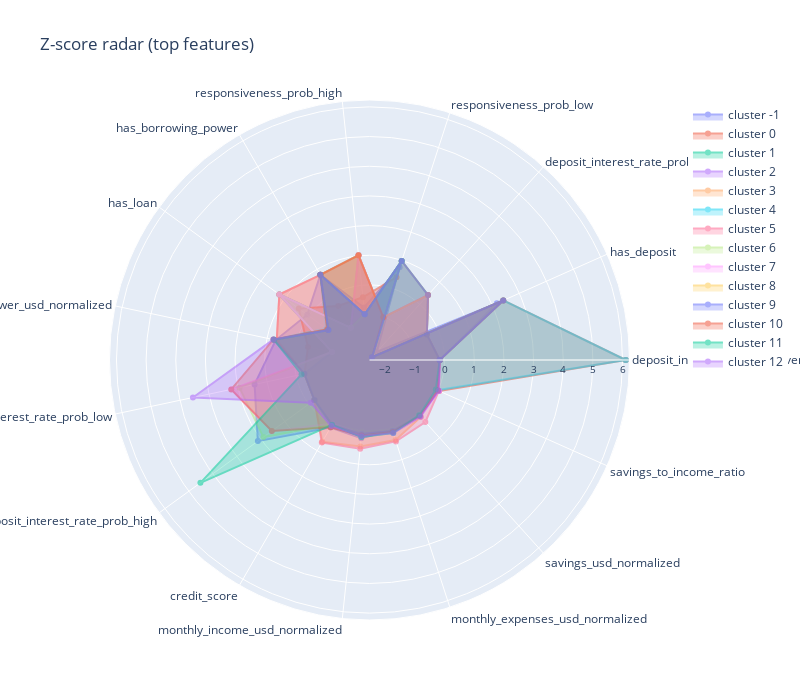

The notebook cell saved with this chart:
### Code cell
# ---------- usage example ----------
profiler = ClusterProfiler(proc_new_df_5k, best_labels, cluster_col="cluster", exclude={"customer_id"})
#profiler.mean_profiles()
# profiler.mean_profiles(zscore=True)
# profiler.top_feature_deviations(k=5)
# anova = profiler.anova_scores()
# # profiler.boxplots(features=["credit_score", "financial_health_score"])
# # profiler.kde_overlays(features=["financial_runway_yj", "savings_momentum_yj"])
# profiler.categorical_bars()
profiler.radar(top_n=15)

### Figure 1 — Plotly figure (JSON) as saved in the notebook; plotly's stock layout.template omitted (floating-point values rounded to 4 significant figures)
{"data": [{"fill": "toself", "name": "cluster -1", "opacity": 0.55, "r": [-0.1637, 2.17, -2.17, 0.7524, -0.7524, 0.7825, 0.06216, 0.6999, 1.43, 2.121, 0.09475, 0.1174, -0.04092, -0.02838, -0.09223, -0.1637], "theta": ["deposit_interest_rate_prob_very_high", "has_deposit", "deposit_interest_rate_prob_very_low", "responsiveness_prob_low", "responsiveness_prob_high", "has_borrowing_power", "has_loan", "borrowing_power_usd_normalized", "deposit_interest_rate_prob_low", "deposit_interest_rate_prob_high", "credit_score", "monthly_income_usd_normalized", "monthly_expenses_usd_normalized", "savings_usd_normalized", "savings_to_income_ratio", "deposit_interest_rate_prob_very_high"], "type": "scatterpolar"}, {"fill": "toself", "name": "cluster 0", "opacity": 0.55, "r": [6.108, 2.406, -2.406, 0.405, -0.405, -0.4258, 0.4181, -0.413, -0.2889, -0.2361, 0.05354, -0.07376, -0.05107, -0.02525, 0.03928, 6.108], "theta": ["deposit_interest_rate_prob_very_high", "has_deposit", "deposit_interest_rate_prob_very_low", "responsiveness_prob_low", "responsiveness_prob_high", "has_borrowing_power", "has_loan", "borrowing_power_usd_normalized", "deposit_interest_rate_prob_low", "deposit_interest_rate_prob_high", "credit_score", "monthly_income_usd_normalized", "monthly_expenses_usd_normalized", "savings_usd_normalized", "savings_to_income_ratio", "deposit_interest_rate_prob_very_high"], "type": "scatterpolar"}, {"fill": "toself", "name": "cluster 1", "opacity": 0.55, "r": [-0.1637, -0.4157, 0.4157, 0.9792, -0.9792, -1.278, 1.224, -1.239, -0.2889, -0.2361, -0.02862, -0.02045, -0.01203, -0.01179, 0.001392, -0.1637], "theta": ["deposit_interest_rate_prob_very_high", "has_deposit", "deposit_interest_rate_prob_very_low", "responsiveness_prob_low", "responsiveness_prob_high", "has_borrowing_power", "has_loan", "borrowing_power_usd_normalized", "deposit_interest_rate_prob_low", "deposit_interest_rate_prob_high", "credit_score", "monthly_income_usd_normalized", "monthly_expenses_usd_normalized", "savings_usd_normalized", "savings_to_income_ratio", "deposit_interest_rate_prob_very_high"], "type": "scatterpolar"}, {"fill": "toself", "name": "cluster 2", "opacity": 0.55, "r": [-0.1637, -0.4157, 0.4157, -1.02, 1.02, -1.278, 1.224, -1.239, -0.2889, -0.2361, -0.02873, -0.009506, -0.004744, 0.0125, 0.01607, -0.1637], "theta": ["deposit_interest_rate_prob_very_high", "has_deposit", "deposit_interest_rate_prob_very_low", "responsiveness_prob_low", "responsiveness_prob_high", "has_borrowing_power", "has_loan", "borrowing_power_usd_normalized", "deposit_interest_rate_prob_low", "deposit_interest_rate_prob_high", "credit_score", "monthly_income_usd_normalized", "monthly_expenses_usd_normalized", "savings_usd_normalized", "savings_to_income_ratio", "deposit_interest_rate_prob_very_high"], "type": "scatterpolar"}, {"fill": "toself", "name": "cluster 3", "opacity": 0.55, "r": [-0.1637, -0.4157, 0.4157, 0.9808, -0.9808, 0.7825, 1.224, 0.6652, -0.2889, -0.2361, 0.6509, 0.4033, 0.3035, 0.05435, -0.1368, -0.1637], "theta": ["deposit_interest_rate_prob_very_high", "has_deposit", "deposit_interest_rate_prob_very_low", "responsiveness_prob_low", "responsiveness_prob_high", "has_borrowing_power", "has_loan", "borrowing_power_usd_normalized", "deposit_interest_rate_prob_low", "deposit_interest_rate_prob_high", "credit_score", "monthly_income_usd_normalized", "monthly_expenses_usd_normalized", "savings_usd_normalized", "savings_to_income_ratio", "deposit_interest_rate_prob_very_high"], "type": "scatterpolar"}, {"fill": "toself", "name": "cluster 4", "opacity": 0.55, "r": [6.108, 2.406, -2.406, -1.022, 1.022, 0.7825, -0.7291, 0.7756, -0.2889, -0.2361, 0.07193, 0.04704, 0.02061, -0.001827, -0.0325, 6.108], "theta": ["deposit_interest_rate_prob_very_high", "has_deposit", "deposit_interest_rate_prob_very_low", "responsiveness_prob_low", "responsiveness_prob_high", "has_borrowing_power", "has_loan", "borrowing_power_usd_normalized", "deposit_interest_rate_prob_low", "deposit_interest_rate_prob_high", "credit_score", "monthly_income_usd_normalized", "monthly_expenses_usd_normalized", "savings_usd_normalized", "savings_to_income_ratio", "deposit_interest_rate_prob_very_high"], "type": "scatterpolar"}, {"fill": "toself", "name": "cluster 5", "opacity": 0.55, "r": [-0.1637, -0.4157, 0.4157, -1.022, 1.022, 0.7825, 1.224, 0.6662, -0.2889, -0.2361, 0.6834, 0.4783, 0.3546, 0.2812, 0.02959, -0.1637], "theta": ["deposit_interest_rate_prob_very_high", "has_deposit", "deposit_interest_rate_prob_very_low", "responsiveness_prob_low", "responsiveness_prob_high", "has_borrowing_power", "has_loan", "borrowing_power_usd_normalized", "deposit_interest_rate_prob_low", "deposit_interest_rate_prob_high", "credit_score", "monthly_income_usd_normalized", "monthly_expenses_usd_normalized", "savings_usd_normalized", "savings_to_income_ratio", "deposit_interest_rate_prob_very_high"], "type": "scatterpolar"}, {"fill": "toself", "name": "cluster 6", "opacity": 0.55, "r": [-0.1637, 2.406, -2.406, 0.9814, -0.9814, -1.278, 1.224, -1.239, 1.949, 1.89, -0.02508, -0.1053, -0.06749, -0.06955, -0.03182, -0.1637], "theta": ["deposit_interest_rate_prob_very_high", "has_deposit", "deposit_interest_rate_prob_very_low", "responsiveness_prob_low", "responsiveness_prob_high", "has_borrowing_power", "has_loan", "borrowing_power_usd_normalized", "deposit_interest_rate_prob_low", "deposit_interest_rate_prob_high", "credit_score", "monthly_income_usd_normalized", "monthly_expenses_usd_normalized", "savings_usd_normalized", "savings_to_income_ratio", "deposit_interest_rate_prob_very_high"], "type": "scatterpolar"}, {"fill": "toself", "name": "cluster 7", "opacity": 0.55, "r": [-0.1637, 2.406, -2.406, -1.02, 1.02, -1.278, 1.224, -1.239, 2.226, 1.55, -0.06244, -0.0154, 0.0002744, 0.02119, 0.03527, -0.1637], "theta": ["deposit_interest_rate_prob_very_high", "has_deposit", "deposit_interest_rate_prob_very_low", "responsiveness_prob_low", "responsiveness_prob_high", "has_borrowing_power", "has_loan", "borrowing_power_usd_normalized", "deposit_interest_rate_prob_low", "deposit_interest_rate_prob_high", "credit_score", "monthly_income_usd_normalized", "monthly_expenses_usd_normalized", "savings_usd_normalized", "savings_to_income_ratio", "deposit_interest_rate_prob_very_high"], "type": "scatterpolar"}, {"fill": "toself", "name": "cluster 8", "opacity": 0.55, "r": [-0.1637, -0.4157, 0.4157, -1.02, 1.02, 0.7825, -0.8167, 0.759, -0.2889, -0.2361, -0.01686, 0.0003437, -0.001668, -0.003176, -0.003932, -0.1637], "theta": ["deposit_interest_rate_prob_very_high", "has_deposit", "deposit_interest_rate_prob_very_low", "responsiveness_prob_low", "responsiveness_prob_high", "has_borrowing_power", "has_loan", "borrowing_power_usd_normalized", "deposit_interest_rate_prob_low", "deposit_interest_rate_prob_high", "credit_score", "monthly_income_usd_normalized", "monthly_expenses_usd_normalized", "savings_usd_normalized", "savings_to_income_ratio", "deposit_interest_rate_prob_very_high"], "type": "scatterpolar"}, {"fill": "toself", "name": "cluster 9", "opacity": 0.55, "r": [-0.1637, -0.4157, 0.4157, 0.9799, -0.9799, 0.7825, -0.8167, 0.7598, -0.2889, -0.2361, -0.008418, -0.01136, -0.0107, -0.004343, 0.001341, -0.1637], "theta": ["deposit_interest_rate_prob_very_high", "has_deposit", "deposit_interest_rate_prob_very_low", "responsiveness_prob_low", "responsiveness_prob_high", "has_borrowing_power", "has_loan", "borrowing_power_usd_normalized", "deposit_interest_rate_prob_low", "deposit_interest_rate_prob_high", "credit_score", "monthly_income_usd_normalized", "monthly_expenses_usd_normalized", "savings_usd_normalized", "savings_to_income_ratio", "deposit_interest_rate_prob_very_high"], "type": "scatterpolar"}, {"fill": "toself", "name": "cluster 10", "opacity": 0.55, "r": [-0.1637, 2.406, -2.406, -1.019, 1.019, 0.7825, -0.7676, 0.7813, 2.235, 1.538, 0.0877, 0.03166, 0.01776, 0.006301, -0.01516, -0.1637], "theta": ["deposit_interest_rate_prob_very_high", "has_deposit", "deposit_interest_rate_prob_very_low", "responsiveness_prob_low", "responsiveness_prob_high", "has_borrowing_power", "has_loan", "borrowing_power_usd_normalized", "deposit_interest_rate_prob_low", "deposit_interest_rate_prob_high", "credit_score", "monthly_income_usd_normalized", "monthly_expenses_usd_normalized", "savings_usd_normalized", "savings_to_income_ratio", "deposit_interest_rate_prob_very_high"], "type": "scatterpolar"}, {"fill": "toself", "name": "cluster 11", "opacity": 0.55, "r": [-0.1637, 2.406, -2.406, 0.9807, -0.9807, 0.7825, -0.8167, 0.7639, -0.1892, 4.515, -0.009485, 0.08036, 0.05739, -0.02764, -0.08377, -0.1637], "theta": ["deposit_interest_rate_prob_very_high", "has_deposit", "deposit_interest_rate_prob_very_low", "responsiveness_prob_low", "responsiveness_prob_high", "has_borrowing_power", "has_loan", "borrowing_power_usd_normalized", "deposit_interest_rate_prob_low", "deposit_interest_rate_prob_high", "credit_score", "monthly_income_usd_normalized", "monthly_expenses_usd_normalized", "savings_usd_normalized", "savings_to_income_ratio", "deposit_interest_rate_prob_very_high"], "type": "scatterpolar"}, {"fill": "toself", "name": "cluster 12", "opacity": 0.55, "r": [-0.1637, 2.406, -2.406, 0.9805, -0.9805, 0.7825, -0.8167, 0.7812, 3.554, -0.08196, 0.04182, 0.05305, 0.05656, 0.04296, 0.01655, -0.1637], "theta": ["deposit_interest_rate_prob_very_high", "has_deposit", "deposit_interest_rate_prob_very_low", "responsiveness_prob_low", "responsiveness_prob_high", "has_borrowing_power", "has_loan", "borrowing_power_usd_normalized", "deposit_interest_rate_prob_low", "deposit_interest_rate_prob_high", "credit_score", "monthly_income_usd_normalized", "monthly_expenses_usd_normalized", "savings_usd_normalized", "savings_to_income_ratio", "deposit_interest_rate_prob_very_high"], "type": "scatterpolar"}], "layout": {"height": 700, "legend": {"orientation": "v", "x": 1.05, "y": 1}, "polar": {"radialaxis": {"tickfont": {"size": 10}, "visible": true}}, "title": {"text": "Z-score radar (top features)"}, "width": 800}}
